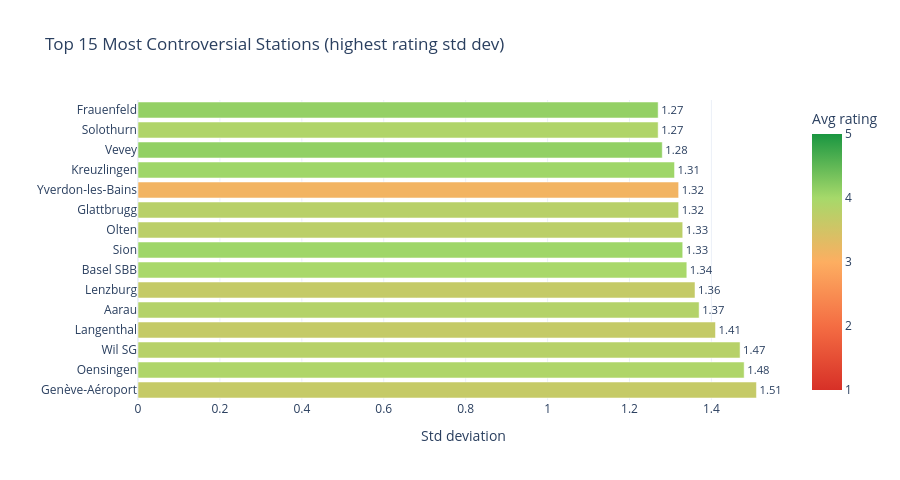

This figure's notebook cell:
### Markdown cell above
### Most Controversial Stations

To find the most controversial cases, let's look at stations with the highest standard deviation in ratings, where some reviewers give 5 stars and others give 1. Only stations with at least 30 reviews are included to filter out statistical noise.

### Code cell
#| label: fig-controversial
#| fig-cap: "Most polarising stations: highest standard deviation in scraped review ratings."
MIN_REVIEWS = 30  # exclude stations with too few reviews for meaningful variance

controversy = (
    reviews.groupby('opuic')
    .agg(std=('rating', 'std'), mean=('rating', 'mean'), count=('rating', 'count'))
    .reset_index()
    .merge(done[['opuic', 'name', 'overall_rating']], on='opuic', how='inner')
)
controversy = controversy[controversy['count'] >= MIN_REVIEWS].copy()
controversy = controversy.sort_values('std', ascending=False).reset_index(drop=True)
controversy['std']  = controversy['std'].round(2)
controversy['mean'] = controversy['mean'].round(2)

top_n = 15

# Explicit order for both charts: ascending std so most controversial appears at top
order15 = controversy.head(top_n).sort_values('std')['name'].tolist()
order10 = controversy.head(10).sort_values('std')['name'].tolist()

# Bar chart: std dev coloured by mean rating
fig = px.bar(
    controversy.head(top_n),
    x='std', y='name',
    orientation='h',
    color='mean',
    color_continuous_scale=RATING_SCALE,
    range_color=[1, 5],
    text='std',
    category_orders={'name': order15},
    title=f'Top {top_n} Most Controversial Stations (highest rating std dev)',
    labels={'std': 'Std deviation', 'name': '', 'mean': 'Avg rating'},
)
fig.update_traces(textposition='outside')
fig.update_layout(
    coloraxis_colorbar_title='Avg rating',
    margin_r=60,
    height=480,
)
fig.show()

# Box plot: rating distribution for top 10 most controversial
top10_names = controversy.head(10)['name'].tolist()
plot_df = (
    reviews
    .merge(done[['opuic', 'name']], on='opuic', how='left')
    [lambda df: df['name'].isin(top10_names)]
)

print(f"Most controversial (≥{MIN_REVIEWS} reviews):")
print(controversy.head(10)[['name', 'overall_rating', 'mean', 'std', 'count']]
      .rename(columns={'overall_rating': 'google_rating', 'mean': 'avg_scraped', 'count': 'reviews'})
      .to_string(index=False))
print()
print("Most consistent:")
print(controversy.tail(5)[['name', 'overall_rating', 'mean', 'std', 'count']]
      .rename(columns={'overall_rating': 'google_rating', 'mean': 'avg_scraped', 'count': 'reviews'})
      .to_string(index=False))

### Figure 1 — Plotly figure (JSON) as saved in the notebook; plotly's stock layout.template omitted (floating-point values rounded to 4 significant figures)
{"data": [{"hovertemplate": "Std deviation=%{text}<br>=%{y}<br>Avg rating=%{marker.color}<extra></extra>", "legendgroup": "", "marker": {"color": [3.64, 3.9, 3.81, 3.66, 3.84, 3.66, 3.97, 3.76, 4.05, 3.13, 3.79, 4.05, 4.14, 4.13, 3.89], "coloraxis": "coloraxis", "pattern": {"shape": ""}}, "name": "", "orientation": "h", "showlegend": false, "text": [1.51, 1.48, 1.47, 1.41, 1.37, 1.36, 1.34, 1.33, 1.33, 1.32, 1.32, 1.31, 1.28, 1.27, 1.27], "textposition": "outside", "type": "bar", "x": [1.51, 1.48, 1.47, 1.41, 1.37, 1.36, 1.34, 1.33, 1.33, 1.32, 1.32, 1.31, 1.28, 1.27, 1.27], "xaxis": "x", "y": ["Genève-Aéroport", "Oensingen", "Wil SG", "Langenthal", "Aarau", "Lenzburg", "Basel SBB", "Olten", "Sion", "Yverdon-les-Bains", "Glattbrugg", "Kreuzlingen", "Vevey", "Frauenfeld", "Solothurn"], "yaxis": "y"}], "layout": {"barmode": "relative", "coloraxis": {"cmax": 5, "cmin": 1, "colorbar": {"title": {"text": "Avg rating"}}, "colorscale": [[0, "#d73027"], [0.25, "#f46d43"], [0.5, "#fdae61"], [0.75, "#a6d96a"], [1, "#1a9641"]]}, "height": 480, "legend": {"tracegroupgap": 0}, "margin": {"r": 60}, "title": {"text": "Top 15 Most Controversial Stations (highest rating std dev)"}, "xaxis": {"anchor": "y", "domain": [0, 1], "title": {"text": "Std deviation"}}, "yaxis": {"anchor": "x", "categoryarray": ["Genève-Aéroport", "Oensingen", "Wil SG", "Langenthal", "Aarau", "Lenzburg", "Basel SBB", "Sion", "Olten", "Glattbrugg", "Yverdon-les-Bains", "Kreuzlingen", "Vevey", "Solothurn", "Frauenfeld"], "categoryorder": "array", "domain": [0, 1], "title": {"text": ""}}}}
